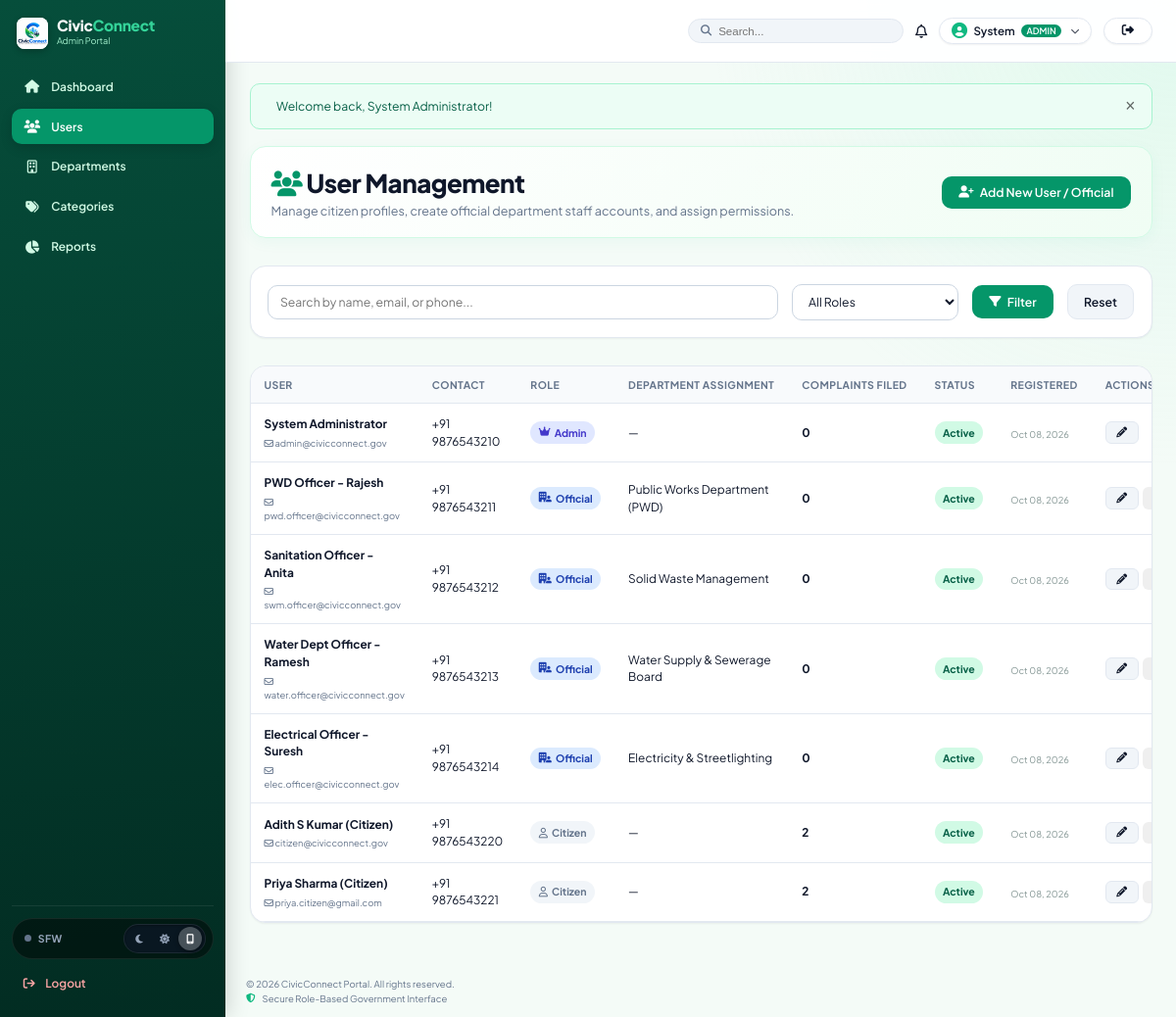
The page /admin/users.php (signed in) on the database its author committed.
### tables this page shows
CREATE TABLE IF NOT EXISTS `users` (
    `id` INT AUTO_INCREMENT PRIMARY KEY,
    `name` VARCHAR(100) NOT NULL,
    `email` VARCHAR(150) NOT NULL UNIQUE,
    `password` VARCHAR(255) NOT NULL,
    `phone` VARCHAR(20) DEFAULT NULL,
    `role` ENUM('citizen', 'official', 'admin') NOT NULL DEFAULT 'citizen',
    `department_id` INT DEFAULT NULL,
    `status` ENUM('active', 'inactive') DEFAULT 'active',
    `created_at` TIMESTAMP DEFAULT CURRENT_TIMESTAMP,
    CONSTRAINT `fk_user_department` FOREIGN KEY (`department_id`) REFERENCES `departments` (`id`) ON DELETE SET NULL
);

CREATE TABLE IF NOT EXISTS `departments` (
    `id` INT AUTO_INCREMENT PRIMARY KEY,
    `name` VARCHAR(100) NOT NULL,
    `code` VARCHAR(20) NOT NULL UNIQUE,
    `description` TEXT,
    `head_name` VARCHAR(100) DEFAULT NULL,
    `contact_email` VARCHAR(100) DEFAULT NULL,
    `created_at` TIMESTAMP DEFAULT CURRENT_TIMESTAMP
);

### includes/auth.php (called while the page is built, shortened)
<?php
function isLoggedIn(): bool {
    return isset($_SESSION['user_id']) && !empty($_SESSION['user_id']);
}
function currentUser(): ?array {
    return [
        'id' => $_SESSION['user_id'] ?? null,
        'name' => $_SESSION['user_name'] ?? '',
        'email' => $_SESSION['user_email'] ?? '',
        'role' => $_SESSION['user_role'] ?? 'citizen',
        'department_id' => $_SESSION['user_department_id'] ?? null,
        'department_name' => $_SESSION['user_department_name'] ?? null,
        'phone' => $_SESSION['user_phone'] ?? '',
    ];
}

### admin/users.php (the view, shortened to what this page needs)
<?php
require_once __DIR__ . '/../includes/auth.php';
require_once __DIR__ . '/../includes/functions.php';
$db = getDB();
$currentUser = currentUser();
$search = trim($_GET['q'] ?? '');
$query = "
    SELECT u.*, d.name as department_name,
           (SELECT COUNT(*) FROM complaints WHERE citizen_id = u.id) as complaints_count
    FROM users u
    LEFT JOIN departments d ON u.department_id = d.id
    WHERE 1=1
";
$params = [];
$query .= " ORDER BY u.created_at DESC";
$stmt = $db->prepare($query);
$stmt->execute($params);
$usersList = $stmt->fetchAll();
require_once __DIR__ . '/../includes/header.php';
?>
<div class="main-content">
    <?= renderFlash() ?>
    <div class="portal-header-banner">
        <div>
            <h1 class="portal-header-title">
                <i class="fa-solid fa-users" style="color: var(--primary);"></i> User Management
            </h1>
            <p class="portal-header-subtitle">Manage citizen profiles, create official department staff accounts, and assign permissions.</p>
        </div>
        <div class="portal-header-actions">
            <button type="button" class="btn btn-primary" onclick="document.getElementById('createUserModal').style.display='flex'">
                <i class="fa-solid fa-user-plus"></i> Add New User / Official
            </button>
        </div>
    </div>
    <div class="card" style="margin-bottom: 2rem;">
        <div class="card-body" style="padding: 1.25rem;">
            <form method="GET" action="<?= APP_URL ?>/admin/users.php" style="display: flex; gap: 1rem; flex-wrap: wrap; align-items: center;">
                <div style="flex: 1; min-width: 240px;">
                    <input type="text" name="q" class="form-control" placeholder="Search by name, email, or phone..." value="<?= htmlspecialchars($search) ?>">
                </div>
                <div style="min-width: 170px;">
                    <select name="role" class="form-select">
                        <option value="">All Roles</option>
                    </select>
                </div>
                <button type="submit" class="btn btn-primary">
                    <i class="fa-solid fa-filter"></i> Filter
                </button>
                <a href="<?= APP_URL ?>/admin/users.php" class="btn btn-secondary">Reset</a>
            </form>
        </div>
    </div>
    <div class="card">
        <div class="card-body" style="padding: 0;">
            <div class="table-responsive">
                <table class="table">
                    <thead>
                        <tr>
                            <th>User</th>
                            <th>Contact</th>
                            <th>Role</th>
                            <th>Department Assignment</th>
                            <th>Complaints Filed</th>
                            <th>Status</th>
                            <th>Registered</th>
                            <th>Actions</th>
                        </tr>
                    </thead>
                    <tbody>
                        <?php foreach ($usersList as $u): ?>
                            <tr>
                                <td>
                                    <div style="font-weight: 700; color: var(--secondary);"><?= htmlspecialchars($u['name']) ?></div>
                                    <small style="color: var(--text-muted);"><i class="fa-regular fa-envelope"></i> <?= htmlspecialchars($u['email']) ?></small>
                                </td>
                                <td><?= htmlspecialchars($u['phone'] ?? 'N/A') ?></td>
                                <td>
                                    <?php if ($u['role'] === 'admin'): ?>
                                        <span class="badge" style="background:#e0e7ff; color:#4338ca;"><i class="fa-solid fa-crown"></i> Admin</span>
                                    <?php elseif ($u['role'] === 'official'): ?>
                                        <span class="badge" style="background:#dbeafe; color:#1e40af;"><i class="fa-solid fa-building-user"></i> Official</span>
                                    <?php else: ?>
                                        <span class="badge badge-secondary"><i class="fa-regular fa-user"></i> Citizen</span>
                                    <?php endif; ?>
                                </td>
                                <td>
                                    <?= htmlspecialchars($u['department_name'] ?? '—') ?>
                                </td>
                                <td><strong><?= $u['complaints_count'] ?></strong></td>
                                <td>
                                    <span class="badge <?= $u['status'] === 'active' ? 'badge-resolved' : 'badge-rejected' ?>">
                                        <?= htmlspecialchars($u['status']) ?>
                                    </span>
                                </td>
                                <td><small><?= formatDate($u['created_at'], 'M d, Y') ?></small></td>
                                <td>
                                    <div style="display: flex; gap: 0.35rem;">
                                        <button type="button" class="btn btn-secondary btn-sm" onclick='openEditModal(<?= json_encode($u) ?>)'>
                                            <i class="fa-solid fa-pencil"></i>
                                        </button>
                                        <?php if ($u['id'] !== $currentUser['id']): ?>
                                            <form method="POST" action="<?= APP_URL ?>/admin/users.php" onsubmit="return confirm('Are you sure you want to delete this user?');" style="display:inline;">
                                                <button type="submit" class="btn btn-danger btn-sm">
                                                </button>
                                            </form>
                                        <?php endif; ?>
                                    </div>
                                </td>
                            </tr>
                        <?php endforeach; ?>
                    </tbody>
                </table>
            </div>
        </div>
    </div>
</div>
<?php require_once __DIR__ . '/../includes/footer.php'; ?>

### includes/header.php (shortened to what this page needs)
<?php
require_once __DIR__ . '/auth.php';
require_once __DIR__ . '/functions.php';
$user = currentUser();
$unreadCount = $user ? getUnreadNotificationsCount($user['id']) : 0;
$currentPage = basename($_SERVER['PHP_SELF']);
$isHomePage = ($currentPage === 'index.php');
?>
<!DOCTYPE html>
<html lang="en">
<head>
    <link rel="stylesheet" href="https://cdnjs.cloudflare.com/ajax/libs/font-awesome/6.4.2/css/all.min.css">
    <link rel="stylesheet" href="https://unpkg.com/leaflet@1.9.4/dist/leaflet.css" />
    <link rel="stylesheet" href="<?= APP_URL ?>/assets/css/style.css?v=<?= filemtime(__DIR__ . '/../assets/css/style.css') ?>">
</head>
<body class="<?= $isHomePage ? 'landing-page' : 'portal-page' ?><?= $user ? ' is-authenticated' : ' is-guest' ?>">
<?php if (!$isHomePage): ?>
<header class="navbar">
    <div class="nav-inner">
        <div class="nav-actions">
            <?php if ($user): ?>
                <label class="top-search" aria-label="Search">
                    <i class="fa-solid fa-magnifying-glass"></i>
                    <input type="search" placeholder="Search...">
                </label>
                <span class="top-notification" title="<?= $unreadCount ?> unread notifications">
                    <i class="fa-regular fa-bell"></i>
                </span>
                <div class="user-profile-menu-container">
                    <button type="button" class="user-pill" id="userProfileToggle" aria-haspopup="true" aria-expanded="false" title="Click to reveal dashboard navigation">
                        <i class="fa-solid fa-user-circle" style="font-size: 1.15rem; color: #10b981;"></i>
                        <span><?= htmlspecialchars(explode(' ', $user['name'])[0]) ?></span>
                        <span class="user-role-tag"><?= htmlspecialchars($user['role']) ?></span>
                        <i class="fa-solid fa-chevron-down profile-chevron" style="font-size: 0.65rem; margin-left: 0.2rem; opacity: 0.75;"></i>
                    </button>
                </div>
                <a href="<?= APP_URL ?>/logout.php" class="btn btn-glass btn-sm" title="Log Out">
                    <i class="fa-solid fa-right-from-bracket"></i>
                </a>
            <?php endif; ?>
        </div>
    </div>
</header>
<?php endif; ?>
<?php if ($user && !$isHomePage): ?>
<aside class="app-sidebar" id="appSidebar" aria-label="Portal navigation">
    <div style="display: flex; align-items: center; justify-content: space-between; margin-bottom: 1.5rem; padding: 0 0.35rem;">
        <a href="<?= APP_URL ?>/index.php" class="app-sidebar-brand" style="padding: 0;">
            <span class="sidebar-mark"><img src="<?= APP_URL ?>/assets/images/logo.png" alt="CivicConnect Logo" class="sidebar-logo-img"></span>
            <span><strong>Civic<span>Connect</span></strong><small><?= ucfirst(htmlspecialchars($user['role'])) ?> Portal</small></span>
        </a>
    </div>
    <nav class="app-sidebar-links">
        <?php if ($user['role'] === 'citizen'): ?>
            <a class="<?= $currentPage === 'dashboard.php' ? 'active' : '' ?>" href="<?= APP_URL ?>/citizen/dashboard.php"><i class="fa-solid fa-house"></i> Dashboard</a>
            <a class="<?= $currentPage === 'report_issue.php' ? 'active' : '' ?>" href="<?= APP_URL ?>/citizen/report_issue.php"><i class="fa-regular fa-file-lines"></i> Report Issue</a>
            <a class="<?= $currentPage === 'my_complaints.php' ? 'active' : '' ?>" href="<?= APP_URL ?>/citizen/my_complaints.php"><i class="fa-regular fa-clipboard"></i> My Complaints</a>
            <a class="<?= $currentPage === 'track_complaint.php' ? 'active' : '' ?>" href="<?= APP_URL ?>/citizen/track_complaint.php"><i class="fa-solid fa-location-dot"></i> Track Complaint</a>
            <a class="<?= $currentPage === 'profile.php' ? 'active' : '' ?>" href="<?= APP_URL ?>/citizen/profile.php"><i class="fa-regular fa-user"></i> Profile</a>
            <a class="<?= $currentPage === 'help.php' ? 'active' : '' ?>" href="<?= APP_URL ?>/citizen/help.php"><i class="fa-regular fa-circle-question"></i> Help & Support</a>
        <?php else: ?>
            <a class="<?= $currentPage === 'dashboard.php' ? 'active' : '' ?>" href="<?= APP_URL ?>/admin/dashboard.php"><i class="fa-solid fa-house"></i> Dashboard</a>
            <a class="<?= $currentPage === 'users.php' ? 'active' : '' ?>" href="<?= APP_URL ?>/admin/users.php"><i class="fa-solid fa-users"></i> Users</a>
            <a class="<?= $currentPage === 'departments.php' ? 'active' : '' ?>" href="<?= APP_URL ?>/admin/departments.php"><i class="fa-regular fa-building"></i> Departments</a>
            <a class="<?= $currentPage === 'categories.php' ? 'active' : '' ?>" href="<?= APP_URL ?>/admin/categories.php"><i class="fa-solid fa-tags"></i> Categories</a>
            <a class="<?= $currentPage === 'reports.php' ? 'active' : '' ?>" href="<?= APP_URL ?>/admin/reports.php"><i class="fa-solid fa-chart-pie"></i> Reports</a>
        <?php endif; ?>
    </nav>
    <div class="app-sidebar-footer">
        <div class="sidebar-theme-row">
            <button type="button" class="sfw-toggle-btn" id="sfwToggleBtn" title="Toggle SFW Mode (Blur sensitive complaint media)">
                <span class="sfw-dot"></span>
                <span class="sfw-label">SFW</span>
            </button>
            <div class="theme-switch-pill" role="group" aria-label="Theme mode switcher">
                <button type="button" class="theme-mode-btn" data-theme="dark" title="Dark Mode" aria-label="Dark Mode">
                    <i class="fa-solid fa-moon"></i>
                </button>
                <button type="button" class="theme-mode-btn" data-theme="light" title="Light Mode" aria-label="Light Mode">
                    <i class="fa-solid fa-sun"></i>
                </button>
                <button type="button" class="theme-mode-btn" data-theme="system" title="System Theme" aria-label="System Mode">
                    <i class="fa-solid fa-mobile-screen-button"></i>
                </button>
            </div>
        </div>
        <a href="<?= APP_URL ?>/logout.php" class="app-sidebar-logout"><i class="fa-solid fa-arrow-right-from-bracket"></i> Logout</a>
    </div>
</aside>
<?php endif; ?>

### rows shown on the page
users: name "System", role "ADMIN", role "Admin", name "System Administrator", email "admin@civicconnect.gov", phone "+91 9876543210", department_name "—", complaints_count "0", status "Active", created_at "Oct 08, 2026"
users: name "PWD Officer - Rajesh", email "pwd.officer@civicconnect.gov", phone "+91 9876543211", role "official" (drawn), department.name "Public Works Department (PWD)", complaints_count "0", status "Active", created_at "Oct 08, 2026"
users: name "Sanitation Officer - Anita", email "swm.officer@civicconnect.gov", phone "+91 9876543212", role "official" (drawn), department.name "Solid Waste Management", complaints_count "0", status "Active", created_at "Oct 08, 2026"
users: name "Water Dept Officer - Ramesh", email "water.officer@civicconnect.gov", phone "+91 9876543213", role "official" (drawn), department.name "Water Supply & Sewerage Board", complaints_count "0", status "Active", created_at "Oct 08, 2026"
users: name "Electrical Officer - Suresh", email "elec.officer@civicconnect.gov", phone "+91 9876543214", role "official" (drawn), department.name "Electricity & Streetlighting", complaints_count "0", status "Active", created_at "Oct 08, 2026"
users: name "Adith S Kumar (Citizen)", email "citizen@civicconnect.gov", phone "+91 9876543220", role "citizen" (drawn), department_name "—", complaints_count "2", status "Active", created_at "Oct 08, 2026"
users: name "Priya Sharma (Citizen)", email "priya.citizen@gmail.com", phone "+91 9876543221", role "citizen" (drawn), department_name "—", complaints_count "2", status "Active", created_at "Oct 08, 2026"

### other values the page prints
$flash['message'] "Welcome back, System Administrator!"
